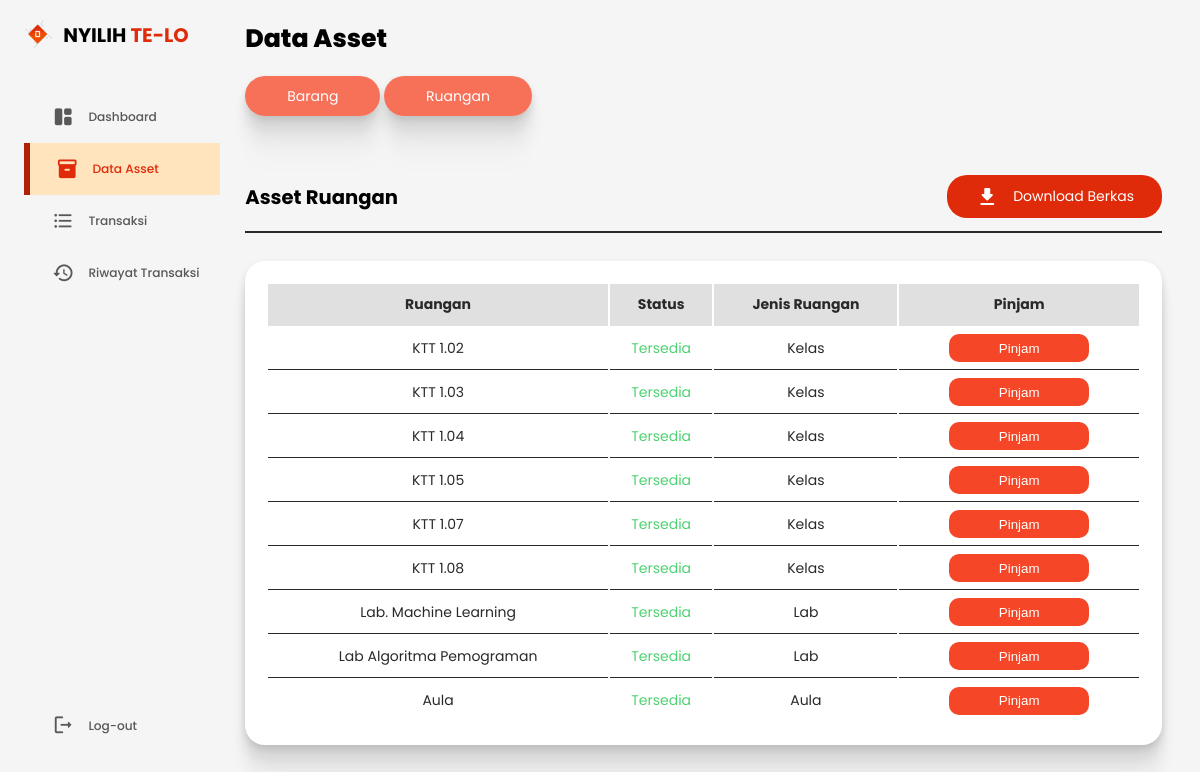
The page /pages/assetRuang.php (signed in) on the database its author committed.
### tables this page shows
CREATE TABLE `ruangan` (
  `id_ruangan` int(11) NOT NULL,
  `ruangan` varchar(40) NOT NULL,
  `jenis_ruangan` enum('Kelas','Lab','Aula') NOT NULL,
  `kapasitas` int(40) NOT NULL,
  `status` enum('Tersedia','Terpakai') NOT NULL DEFAULT 'Tersedia'
);

### pages/assetRuang.php (the view, shortened to what this page needs)
<?php
require('../connections/connection.php');
$q = mysqli_query($conn, "SELECT * FROM ruangan");
?>
<!DOCTYPE html>
<html lang="en">
  <head>
    <link rel="stylesheet" href="../assets/dist/css/dashboard/asset.css" />
  </head>
  <body>
    <div class="container">
      <aside>
        <div class="top">
          <div class="logo">
            <img src="../assets/images/landing page/logo.png" alt="logo" />
            <h2>NYILIH <span>TE-LO</span></h2>
          </div>
        </div>
        <div class="sidebar">
          <a href="index.php">
            <span class="material-icons-round"> space_dashboard </span>
            <h3>Dashboard</h3>
          </a>
          <a href="asset.php" class="active">
            <span class="material-icons-round"> inventory_2 </span>
            <h3>Data Asset</h3>
          </a>
          <a href="transaksi.php">
            <span class="material-icons-round"> format_list_bulleted </span>
            <h3>Transaksi</h3>
          </a>
          <a href="riwayat.html">
            <span class="material-icons-round"> history </span>
            <h3>Riwayat Transaksi</h3>
          </a>
          <a href="../controllers/logout.php">
            <span class="material-icons-round"> logout </span>
            <h3>Log-out</h3>
          </a>
        </div>
      </aside>
      <main>
        <div class="navbar">
          <h1>Data Asset</h1>
        </div>
        <div class="row-1">
          <div class="button">
            <a href="asset.php">Barang</a>
            <a href="assetRuang.php">Ruangan</a>
          </div>
        </div>
        <div class="row-1">
          <div class="room-order">
            <div class="header-room">
              <h2>Asset Ruangan</h2>
              <a href="https://docs.google.com/document/d/1CaZLknv1WBzGx6liGha3THWhYqWJ6hGB/edit?usp=sharing&ouid=104689029548192254028&rtpof=true&sd=true">
              <span class="material-icons-round">download</span>
              <span>Download Berkas</span>
            </div>
            <table>
              <thead>
                <tr>
                  <th>Ruangan</th>
                  <th>Status</th>
                  <th>Jenis Ruangan</th>
                  <th>Pinjam</th>
                </tr>
              </thead>
              <tbody>
              <?php
              mysqli_data_seek($q, 0);
                while($tampil=mysqli_fetch_array($q)){
                  if($tampil["status"]=="Tersedia"){
                    echo "
                      <tr>
                        <td>$tampil[ruangan]</td>
                        <td class=succes-color>$tampil[status]</td>
                        <td>$tampil[jenis_ruangan]</td>
                        <td>
                        <form action=./stack/formruang.php method=post class=button-pinjam>
                          <input type=hidden name=id value=$tampil[id_ruangan]>
                          <input type=submit class=btn-submit name=pinjam value=Pinjam>
                        </form></td>
                      </tr>
                    ";
                  }
                }
                ?>
              </tbody>
            </table>
          </div>
        </div>
      </main>
    </div>
  </body>
</html>

### rows shown on the page
ruangan: ruangan "KTT 1.02", status "Tersedia", jenis_ruangan "Kelas"
ruangan: ruangan "KTT 1.03", status "Tersedia", jenis_ruangan "Kelas"
ruangan: ruangan "KTT 1.04", status "Tersedia", jenis_ruangan "Kelas"
ruangan: ruangan "KTT 1.05", status "Tersedia", jenis_ruangan "Kelas"
ruangan: ruangan "KTT 1.07", status "Tersedia", jenis_ruangan "Kelas"
ruangan: ruangan "KTT 1.08", status "Tersedia", jenis_ruangan "Kelas"
ruangan: ruangan "Lab. Machine Learning", status "Tersedia", jenis_ruangan "Lab"
ruangan: ruangan "Lab Algoritma Pemograman", status "Tersedia", jenis_ruangan "Lab"
ruangan: ruangan "Aula", status "Tersedia", jenis_ruangan "Aula"
